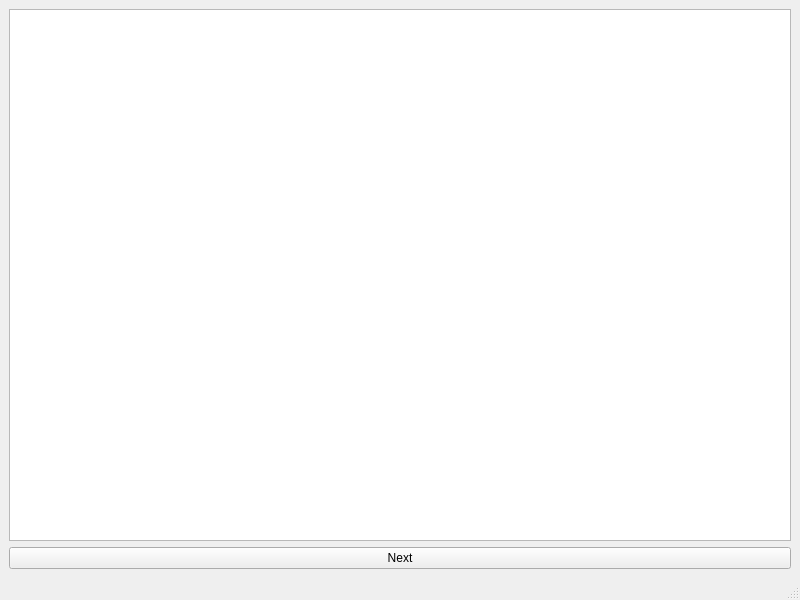
<?xml version="1.0" encoding="UTF-8"?>
<ui version="4.0">
 <class>MainWindow</class>
 <widget class="QMainWindow" name="MainWindow">
  <property name="geometry">
   <rect>
    <x>0</x>
    <y>0</y>
    <width>800</width>
    <height>600</height>
   </rect>
  </property>
  <property name="windowTitle">
   <string>MainWindow</string>
  </property>
  <widget class="QWidget" name="centralwidget">
   <layout class="QGridLayout" name="gridLayout">
    <item row="0" column="0">
     <widget class="QGraphicsView" name="graphicsView"/>
    </item>
    <item row="1" column="0">
     <widget class="QPushButton" name="nextButton">
      <property name="text">
       <string>Next</string>
      </property>
     </widget>
    </item>
   </layout>
  </widget>
  <widget class="QMenuBar" name="menubar">
   <property name="geometry">
    <rect>
     <x>0</x>
     <y>0</y>
     <width>800</width>
     <height>21</height>
    </rect>
   </property>
  </widget>
  <widget class="QStatusBar" name="statusbar"/>
 </widget>
 <resources/>
 <connections/>
</ui>
